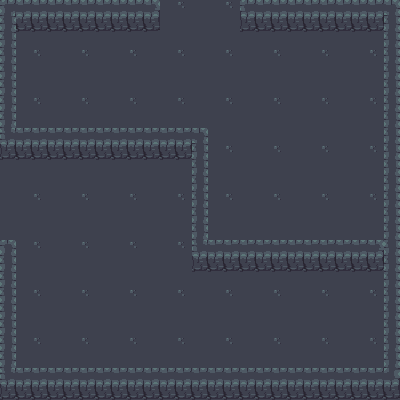

Tiled map render using the project's own tile images. Description and the whole map definition, tile-layer contents included, below:
An orthogonal 25x25 tile map with 16x16 px tiles, 2 tile layers (Ground, Collisions), 3 tilesets and 9 objects.

<map version="1.4" tiledversion="1.4.1" orientation="orthogonal" renderorder="right-down" width="25" height="25" tilewidth="16" tileheight="16" infinite="0" nextlayerid="4" nextobjectid="33">
 <editorsettings>
  <export target="." format="tmx" />
 </editorsettings>
 <tileset firstgid="1" source="overworld.tsx" />
 <tileset firstgid="1441" source="Cave.tsx" />
 <tileset firstgid="2441" source="dungeon_tiles.tsx" />
 <layer id="1" name="Ground" width="25" height="25">
  <data encoding="csv">
2461,2462,2463,2461,2462,2463,2461,2462,2463,2461,2462,2463,2461,2462,2463,2461,2462,2463,2461,2462,2463,2461,2462,2463,2461,
2480,2481,2482,2480,2481,2482,2480,2481,2482,2480,2481,2482,2480,2481,2482,2480,2481,2482,2480,2481,2482,2480,2481,2482,2480,
2499,2500,2501,2499,2500,2501,2499,2500,2501,2499,2500,2501,2499,2500,2501,2499,2500,2501,2499,2500,2501,2499,2500,2501,2499,
2461,2462,2463,2461,2462,2463,2461,2462,2463,2461,2462,2463,2461,2462,2463,2461,2462,2463,2461,2462,2463,2461,2462,2463,2461,
2480,2481,2482,2480,2481,2482,2480,2481,2482,2480,2481,2482,2480,2481,2482,2480,2481,2482,2480,2481,2482,2480,2481,2482,2480,
2499,2500,2501,2499,2500,2501,2499,2500,2501,2499,2500,2501,2499,2500,2501,2499,2500,2501,2499,2500,2501,2499,2500,2501,2499,
2461,2462,2463,2461,2462,2463,2461,2462,2463,2461,2462,2463,2461,2462,2463,2461,2462,2463,2461,2462,2463,2461,2462,2463,2461,
2480,2481,2482,2480,2481,2482,2480,2481,2482,2480,2481,2482,2480,2481,2482,2480,2481,2482,2480,2481,2482,2480,2481,2482,2480,
2499,2500,2501,2499,2500,2501,2499,2500,2501,2499,2500,2501,2499,2500,2501,2499,2500,2501,2499,2500,2501,2499,2500,2501,2499,
2461,2462,2463,2461,2462,2463,2461,2462,2463,2461,2462,2463,2461,2462,2463,2461,2462,2463,2461,2462,2463,2461,2462,2463,2461,
2480,2481,2482,2480,2481,2482,2480,2481,2482,2480,2481,2482,2480,2481,2482,2480,2481,2482,2480,2481,2482,2480,2481,2482,2480,
2499,2500,2501,2499,2500,2501,2499,2500,2501,2499,2500,2501,2499,2500,2501,2499,2500,2501,2499,2500,2501,2499,2500,2501,2499,
2461,2462,2463,2461,2462,2463,2461,2462,2463,2461,2462,2463,2461,2462,2463,2461,2462,2463,2461,2462,2463,2461,2462,2463,2461,
2480,2481,2482,2480,2481,2482,2480,2481,2482,2480,2481,2482,2480,2481,2482,2480,2481,2482,2480,2481,2482,2480,2481,2482,2480,
2499,2500,2501,2499,2500,2501,2499,2500,2501,2499,2500,2501,2499,2500,2501,2499,2500,2501,2499,2500,2501,2499,2500,2501,2499,
2461,2462,2463,2461,2462,2463,2461,2462,2463,2461,2462,2463,2461,2462,2463,2461,2462,2463,2461,2462,2463,2461,2462,2463,2461,
2480,2481,2482,2480,2481,2482,2480,2481,2482,2480,2481,2482,2480,2481,2482,2480,2481,2482,2480,2481,2482,2480,2481,2482,2480,
2499,2500,2501,2499,2500,2501,2499,2500,2501,2499,2500,2501,2499,2500,2501,2499,2500,2501,2499,2500,2501,2499,2500,2501,2499,
2461,2462,2463,2461,2462,2463,2461,2462,2463,2461,2462,2463,2461,2462,2463,2461,2462,2463,2461,2462,2463,2461,2462,2463,2461,
2480,2481,2482,2480,2481,2482,2480,2481,2482,2480,2481,2482,2480,2481,2482,2480,2481,2482,2480,2481,2482,2480,2481,2482,2480,
2499,2500,2501,2499,2500,2501,2499,2500,2501,2499,2500,2501,2499,2500,2501,2499,2500,2501,2499,2500,2501,2499,2500,2501,2499,
2461,2462,2463,2461,2462,2463,2461,2462,2463,2461,2462,2463,2461,2462,2463,2461,2462,2463,2461,2462,2463,2461,2462,2463,2461,
2480,2481,2482,2480,2481,2482,2480,2481,2482,2480,2481,2482,2480,2481,2461,2461,2481,2482,2480,2481,2482,2480,2481,2482,2480,
2499,2500,2501,2499,2500,2501,2499,2500,2501,2499,2500,2501,2499,2500,2501,2499,2500,2501,2499,2500,2501,2499,2500,2501,2499,
2461,2462,2463,2461,2462,2463,2461,2462,2463,2461,2462,2463,2461,2462,2463,2461,2462,2463,2461,2462,2463,2461,2462,2463,2461
</data>
 </layer>
 <layer id="2" name="Collisions" width="25" height="25">
  <data encoding="csv">
2596,2597,2597,2597,2597,2597,2597,2597,2597,2651,0,0,0,0,0,2650,2635,2635,2635,2635,2635,2635,2635,2635,2598,
2615,2616,2616,2616,2616,2616,2616,2616,2616,2670,0,0,0,0,0,2669,2654,2654,2654,2654,2654,2654,2654,2654,2617,
2615,0,0,0,0,0,0,0,0,0,0,0,0,0,0,0,0,0,0,0,0,0,0,0,2617,
2615,0,0,0,0,0,0,0,0,0,0,0,0,0,0,0,0,0,0,0,0,0,0,0,2617,
2615,0,0,0,0,0,0,0,0,0,0,0,0,0,0,0,0,0,0,0,0,0,0,0,2617,
2615,0,0,0,0,0,0,0,0,0,0,0,0,0,0,0,0,0,0,0,0,0,0,0,2617,
2615,0,0,0,0,0,0,0,0,0,0,0,0,0,0,0,0,0,0,0,0,0,0,0,2617,
2615,0,0,0,0,0,0,0,0,0,0,0,0,0,0,0,0,0,0,0,0,0,0,0,2617,
2634,2635,2635,2635,2635,2635,2635,2635,2635,2635,2635,2635,2598,0,0,0,0,0,0,0,0,0,0,0,2617,
2653,2654,2654,2654,2654,2654,2654,2654,2654,2654,2654,2654,2617,0,0,0,0,0,0,0,0,0,0,0,2617,
0,0,0,0,0,0,0,0,0,0,0,0,2617,0,0,0,0,0,0,0,0,0,0,0,2617,
0,0,0,0,0,0,0,0,0,0,0,0,2617,0,0,0,0,0,0,0,0,0,0,0,2617,
0,0,0,0,0,0,0,0,0,0,0,0,2617,0,0,0,0,0,0,0,0,0,0,0,2617,
0,0,0,0,0,0,0,0,0,0,0,0,2617,0,0,0,0,0,0,0,0,0,0,0,2617,
0,0,0,0,0,0,0,0,0,0,0,0,2617,0,0,0,0,0,0,0,0,0,0,0,2617,
2599,0,0,0,0,0,0,0,0,0,0,0,2634,2635,2635,2635,2635,2635,2635,2635,2635,2635,2635,2651,2617,
2617,0,0,0,0,0,0,0,0,0,0,0,2653,2654,2654,2654,2654,2654,2654,2654,2654,2654,2654,2654,2617,
2617,0,0,0,0,0,0,0,0,0,0,0,0,0,0,0,0,0,0,0,0,0,0,0,2617,
2617,0,0,0,0,0,0,0,0,0,0,0,0,0,0,0,0,0,0,0,0,0,0,0,2617,
2617,0,0,0,0,0,0,0,0,0,0,0,0,0,0,0,0,0,0,0,0,0,0,0,2617,
2617,0,0,0,0,0,0,0,0,0,0,0,0,0,0,0,0,0,0,0,0,0,0,0,2617,
2617,0,0,0,0,0,0,0,0,0,0,0,0,0,0,0,0,0,0,0,0,0,0,0,2617,
2617,0,0,0,0,0,0,0,0,0,0,0,0,0,0,0,0,0,0,0,0,0,0,0,2617,
2634,2635,2635,2635,2635,2635,2635,2635,2635,2635,2635,2635,2635,2635,2635,2635,2635,2635,2635,2635,2635,2635,2635,2635,2636,
2653,2654,2654,2654,2654,2654,2654,2654,2654,2654,2654,2654,2654,2654,2654,2654,2654,2654,2654,2654,2654,2654,2654,2654,2655
</data>
 </layer>
 <objectgroup id="3" name="Collisions mask">
  <object id="4" x="240" y="-0.0710884" width="157.5" height="31.5" />
  <object id="5" x="383.737" y="-2" width="16.263" height="254.453" />
  <object id="6" x="385" y="242.012" width="14" height="156.488" />
  <object id="7" x="241.59" y="369" width="147.91" height="30" />
  <object id="8" x="3" y="368" width="236.813" height="32" />
  <object id="9" x="2.5" y="241.941" width="12" height="150.559" />
  <object id="10" x="0" y="0" width="15" height="160.526" />
  <object id="11" x="1" y="1.5" width="158.111" height="30" />
  <object id="32" x="16.6706" y="128.126">
   <polygon points="-3.75,1.5 191.148,0.601529 191.148,111.692 369.034,111.852 367.875,144.852 175.329,144.783 175.329,31.6924 -1.94336,32.6015" />
  </object>
 </objectgroup>
</map>
